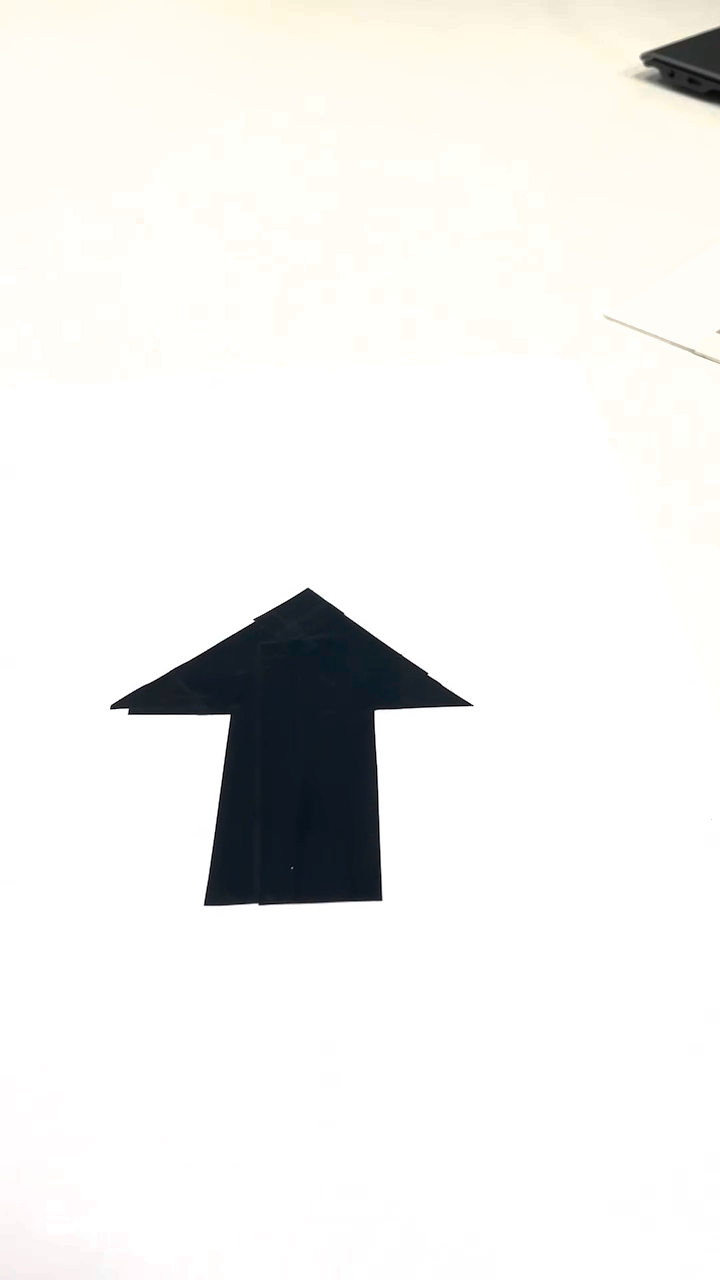
#> input picture frame 44 of practice_arrow/arrow.mp4, 720 x 1280 px
$ python arrow.py
#> lines starting #> are read from the running program, lines starting #| are printed output that depends on the picture; after the words box and inside, x2 and y2 are one past the last pixel; in counts of white or black regions, pixels touching at a corner belong together
import cv2
import numpy as np

cap = cv2.VideoCapture('/home/sehyeon/Documents/GitHub/python-OpenCV/practice_arrow/arrow.mp4')
# (720, 1080)

while True:
    retval, src = cap.read()
#> src is the input picture: shape (1280, 720, 3); mean B, G, R 237.7, 239.7, 240.1
    cy, cx, _ = src.shape # 1080, 720
#> cy = 1280; cx = 720
    if not retval:
        break

    # cvtColor, blur
    gray = cv2.cvtColor(src, cv2.COLOR_BGR2GRAY)
    gray = cv2.GaussianBlur(gray, (3,3) ,0)

    # 8.6 cv2.goodFeaturesToTrack()
    corners = cv2.goodFeaturesToTrack(gray, maxCorners=10, qualityLevel=0.05, minDistance=80) # type(corners) = numpy.ndarray
#> corners = [[129, 713], [229, 715], [205, 904], [472, 705], [381, 899], [254, 619], [375, 711], [292, 867], [642, 57], [717, 332]]
    dst = src.copy()
    corners = corners.reshape(-1,2) # reshape -> (X rows) * (2 columns)

    # delete outlier
    mean = np.mean(corners, axis=0)
#> mean = [369.6, 652.2]
    std = np.std(corners, axis=0)
#> std = [181.6, 253.4]

    # stdx = np.std(corners[:,0])
    # stdy = np.std(corners[:,1])
    outlier_mask = np.logical_or(corners <= mean - 2 * std, corners >= mean + 2 * std)
#> outlier_mask = [[False, False], [False, False], [False, False], [False, False], [False, False], [False, False], [False, False], [False, False], [False, True], [False, False]]
    filtered_data = corners[~outlier_mask.any(axis=1)]
#> filtered_data = [[129, 713], [229, 715], [205, 904], [472, 705], [381, 899], [254, 619], [375, 711], [292, 867], [717, 332]]

    # (arrow) center point
    ax = np.mean(filtered_data[:, 0])
#> ax = 339.3
    ay = np.mean(filtered_data[:, 1])
#> ay = 718.3

    for x, y in filtered_data:
        cv2.circle(dst, (int(x), int(y)), 5, (0,0,255), -1)
#> this loop made 9 passes
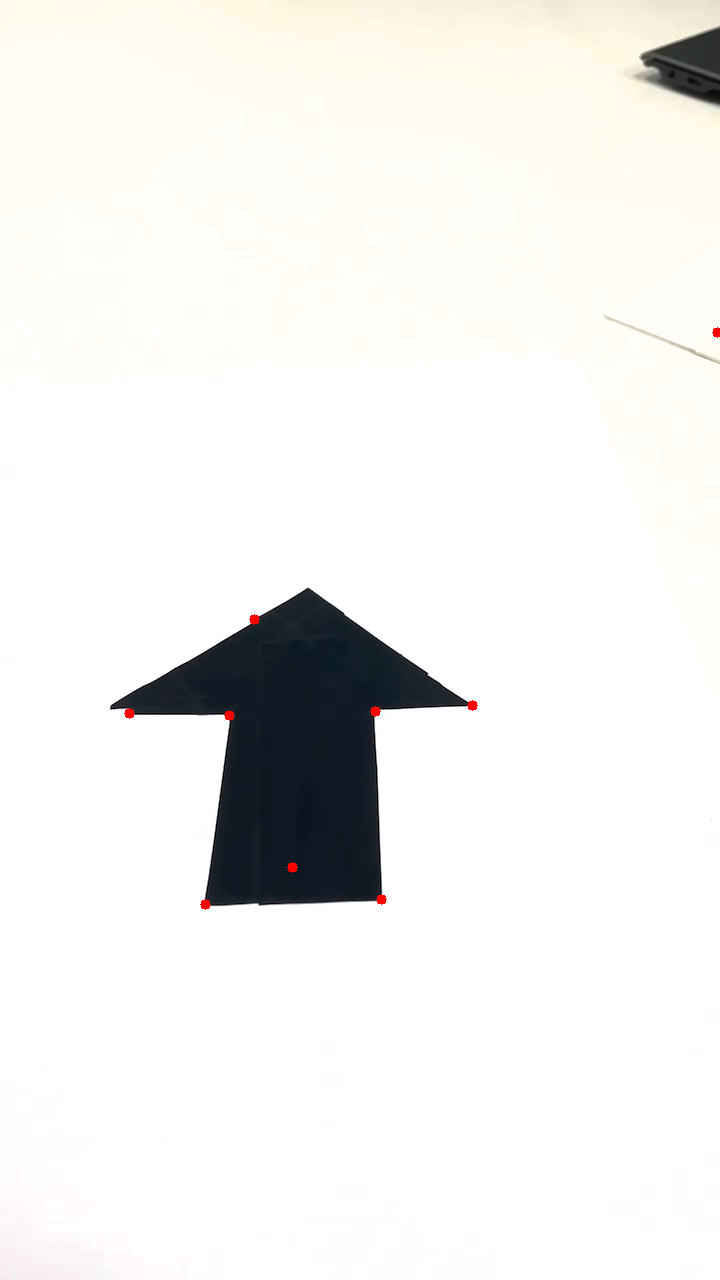
#> dst: shape (1280, 720, 3); 0.08% of pixels changed, all inside (x1, y1, x2, y2) = (124, 327, 720, 910)
    cv2.circle(dst, (int(ax), int(ay)), 10, (0,255,0), -1)
#> dst: shape (1280, 720, 3); 0.03% of pixels changed, all inside (x1, y1, x2, y2) = (329, 708, 350, 729)

    cv2.imshow('dst', dst)

    key = cv2.waitKey(30)
#> (key Esc is pressed here)
    if key == 27:
        break

cv2.destroyAllWindows()

$ run again, starting later in the video
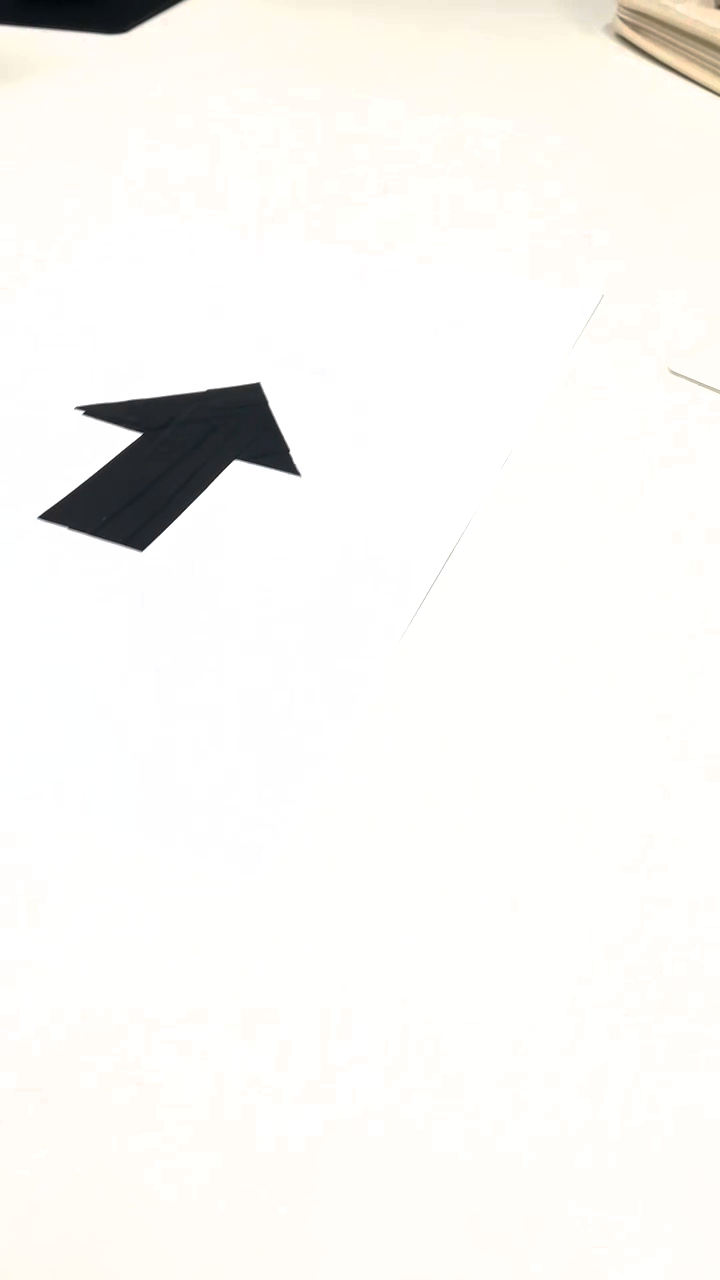
#> input picture frame 198 of practice_arrow/arrow.mp4, 720 x 1280 px
#> src is the input picture: shape (1280, 720, 3); mean B, G, R 244.1, 246.9, 248
#> corners = [[39, 517], [83, 411], [299, 475], [259, 383], [141, 551], [181, 1], [716, 7], [619, 17], [718, 96]]
#> mean = [339.4, 273.1]
#> std = [256.4, 223.7]
#> outlier_mask = [[False, False], [False, False], [False, False], [False, False], [False, False], [False, False], [False, False], [False, False], [False, False]]
#> filtered_data has the same summary as corners
#> ax = 339.4
#> ay = 273.1
#> the loop `for x, y in filtered_data:` made 9 passes
#> after the loop `for x, y in filtered_data:`:
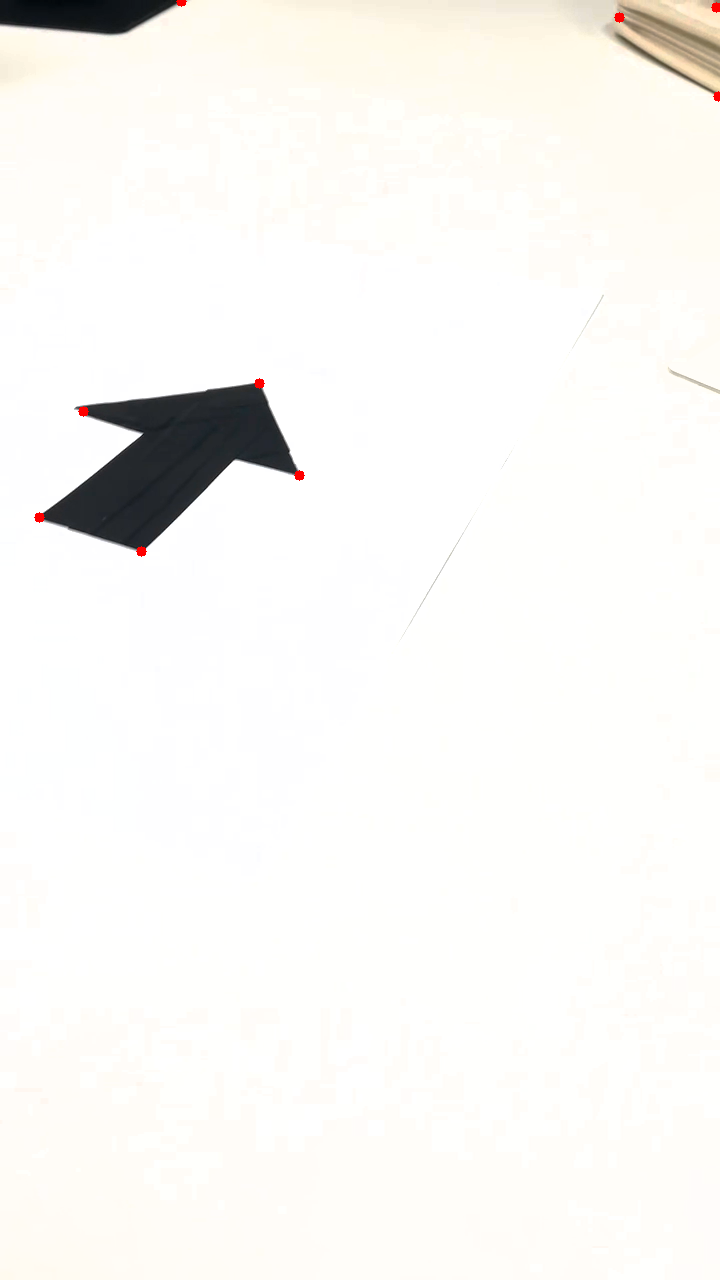
#> dst: shape (1280, 720, 3); 0.07% of pixels changed, all inside (x1, y1, x2, y2) = (34, 0, 720, 557)

$ run again, starting later in the video
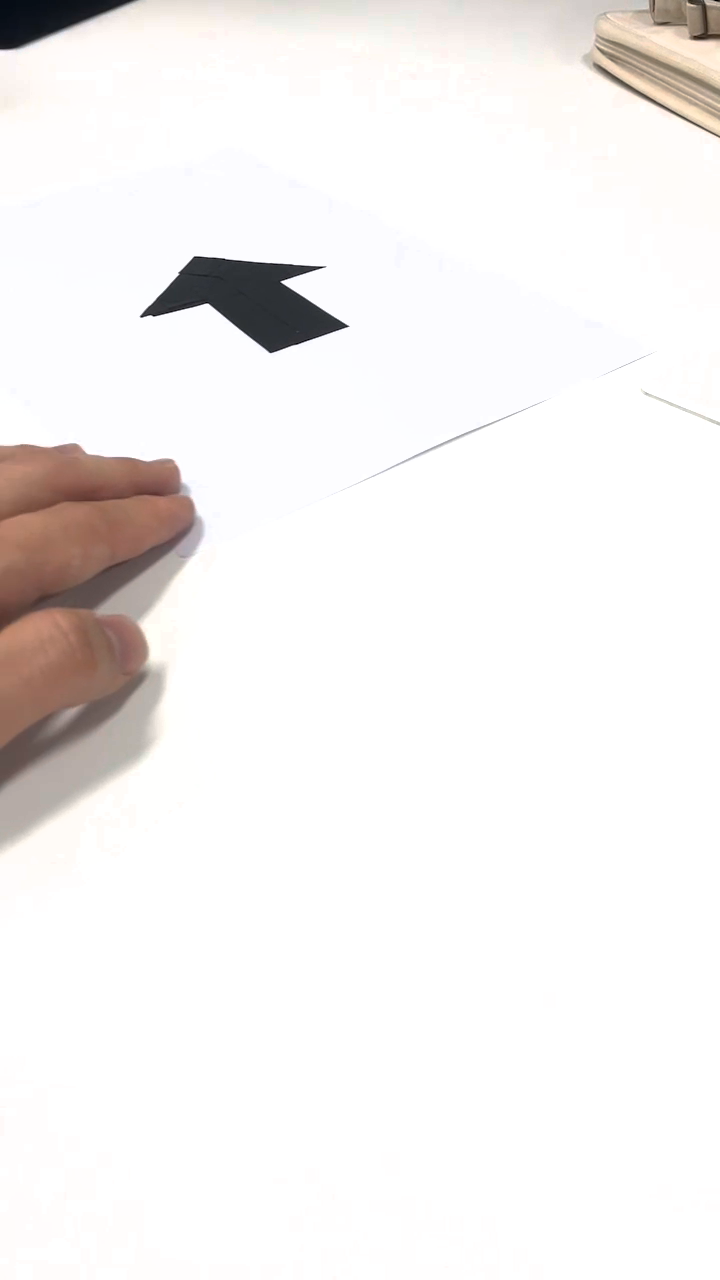
#> input picture frame 352 of practice_arrow/arrow.mp4, 720 x 1280 px
#> src is the input picture: shape (1280, 720, 3); mean B, G, R 240, 240.9, 243.6
#> `gray = cv2.cvtColor(src, cv2.COLOR_BGR2GRAY)`:
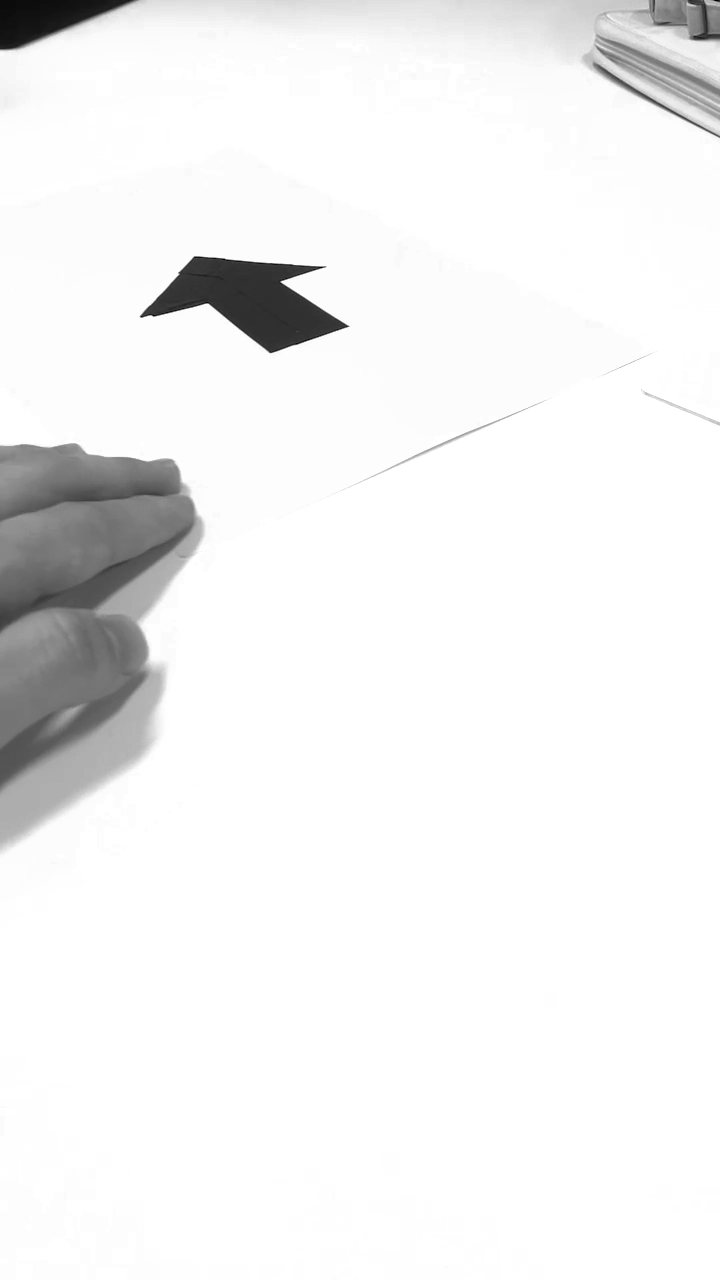
#> gray: shape (1280, 720); min 0, max 255, mean 241.6
#> corners = [[141, 316], [347, 326], [270, 352], [693, 37], [594, 63], [133, 1]]
#> mean = [363, 182.5]
#> std = [213.4, 150.3]
#> outlier_mask = [[False, False], [False, False], [False, False], [False, False], [False, False], [False, False]]
#> filtered_data has the same summary as corners
#> ax = 363
#> ay = 182.5
#> the loop `for x, y in filtered_data:` made 6 passes
#> after the loop `for x, y in filtered_data:`:
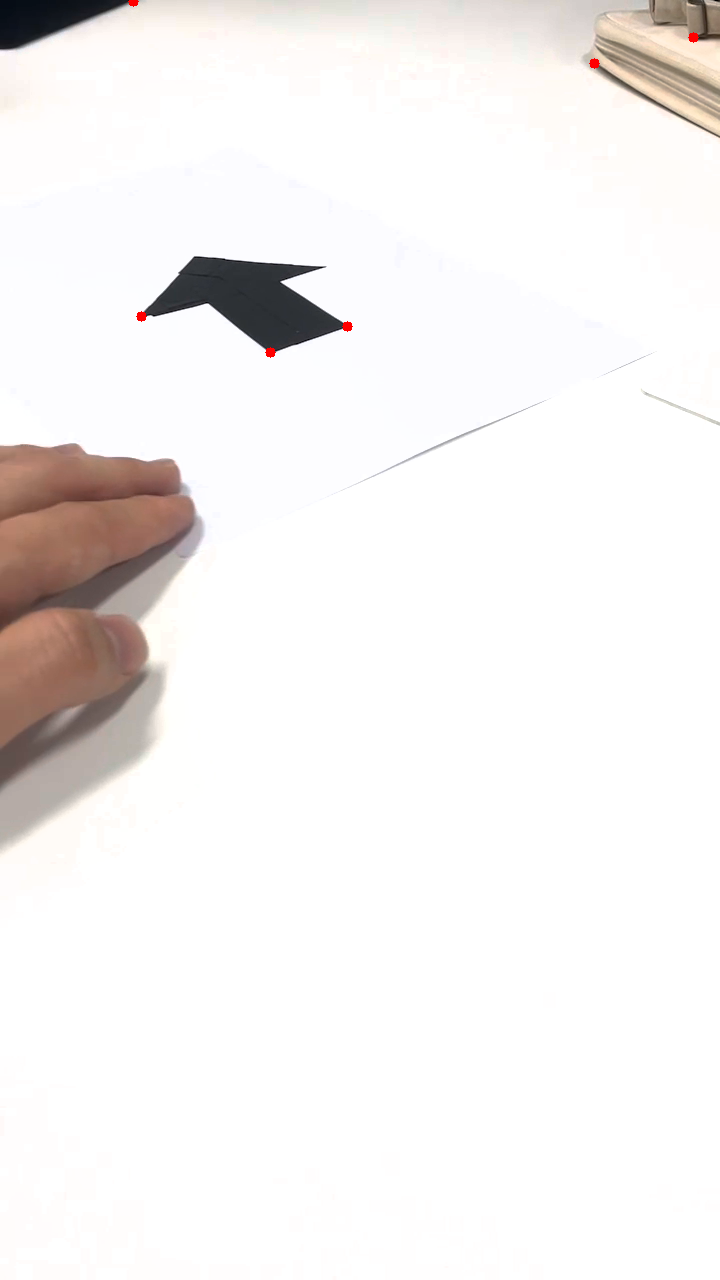
#> dst: shape (1280, 720, 3); 0.05% of pixels changed, all inside (x1, y1, x2, y2) = (128, 0, 699, 358)
